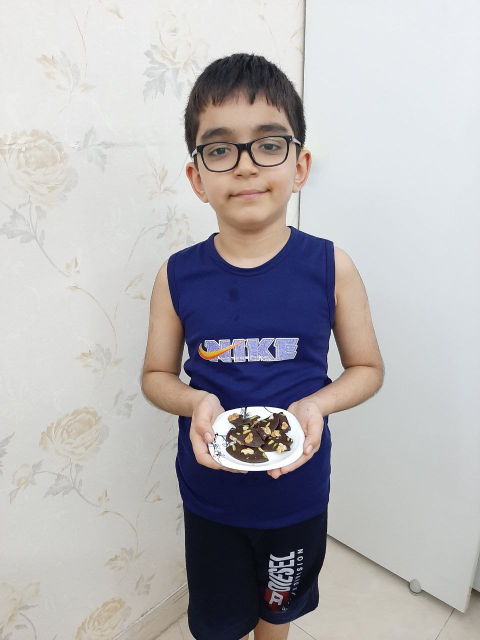
#> input picture HSV Color Space/input/ashkan.jpg, 960 x 1280 px (shown at 1/2 size)
$ jupyter execute change_clothes_color.ipynb
#> lines starting #> are read from the running program, lines starting #| are printed output that depends on the picture; after the words box and inside, x2 and y2 are one past the last pixel; in counts of white or black regions, pixels touching at a corner belong together
[cell 1]
import cv2
import numpy as np
import matplotlib.pyplot as plt

[cell 2]
img = cv2.imread('input/ashkan.jpg')
#> img is the input picture: shape (1280, 960, 3); mean B, G, R 179.3, 177, 179.1
img2 = cv2.cvtColor(img,cv2.COLOR_BGR2HSV)
#> img2: shape (1280, 960, 3); mean H, S, V 59.3, 36.8, 187.5

H, S, V = cv2.split(img2)
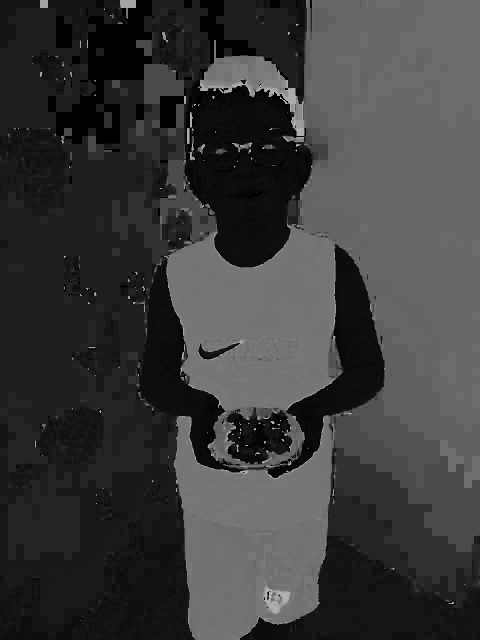
#> H: shape (1280, 960) (shown at 1/2 size); min 0, max 179, mean 59.3
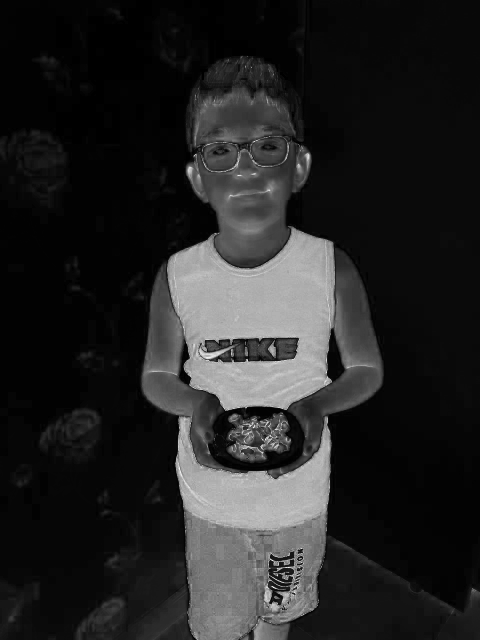
#> S: shape (1280, 960) (shown at 1/2 size); min 0, max 255, mean 36.8
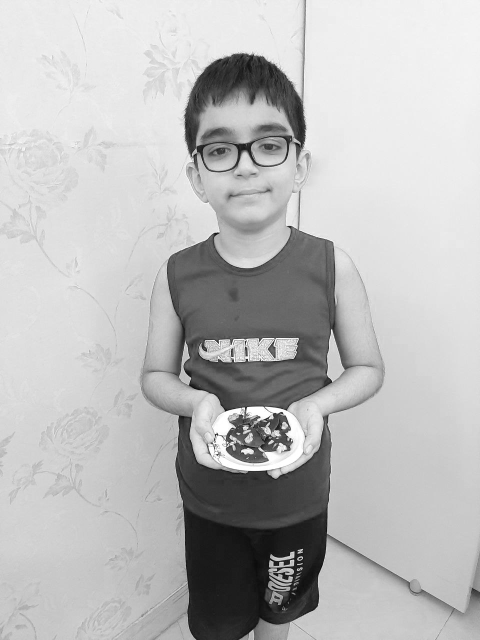
#> V: shape (1280, 960) (shown at 1/2 size); min 0, max 255, mean 187.5

for i in range(img2.shape[0]):
    for j in range(img2.shape[1]):
        if (H[i,j] < 270 or H[i,j] > 200) and S[i,j] > 140 :
            H[i,j] += 90
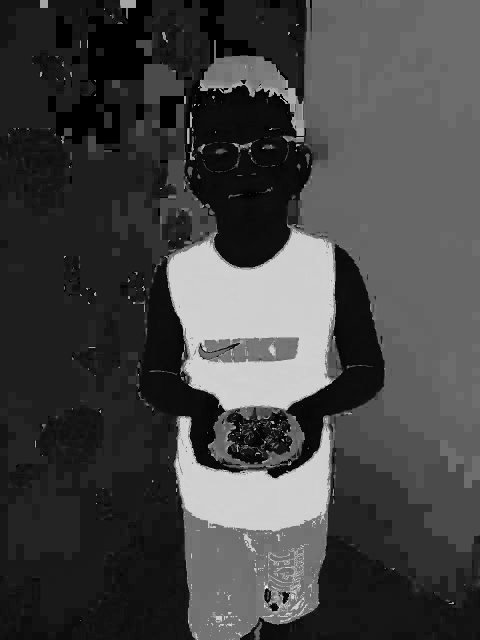
#> H: shape (1280, 960) (shown at 1/2 size); 10.14% of pixels changed, all inside (x1, y1, x2, y2) = (298, 112, 952, 1280)

img2 = cv2.merge((H,S,V))
#> img2: shape (1280, 960, 3); mean H, S, V 68.3, 36.8, 187.5
img2 = cv2.cvtColor(img2,cv2.COLOR_HSV2BGR)
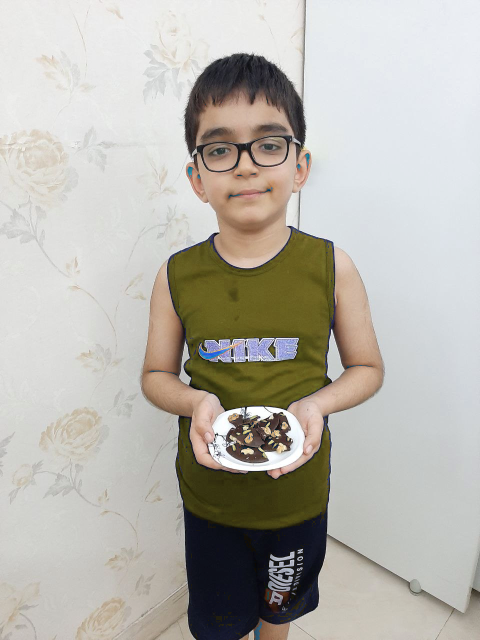
#> img2: shape (1280, 960, 3) (shown at 1/2 size); mean B, G, R 173.7, 181.2, 184.2
imgs = np.hstack((img,img2))
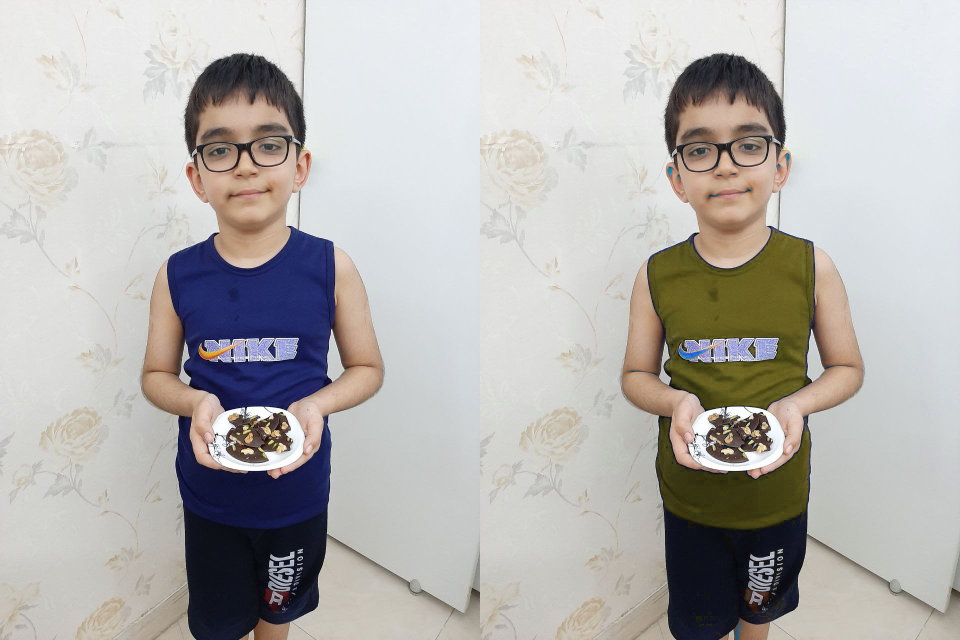
#> imgs: shape (1280, 1920, 3) (shown at 1/2 size); mean B, G, R 176.5, 179.1, 181.6
cv2.imwrite("output/clothes_color.png",imgs)
#> Out = True

$ run again, with HSV Color Space/input/pexels.jpg copied over HSV Color Space/input/ashkan.jpg
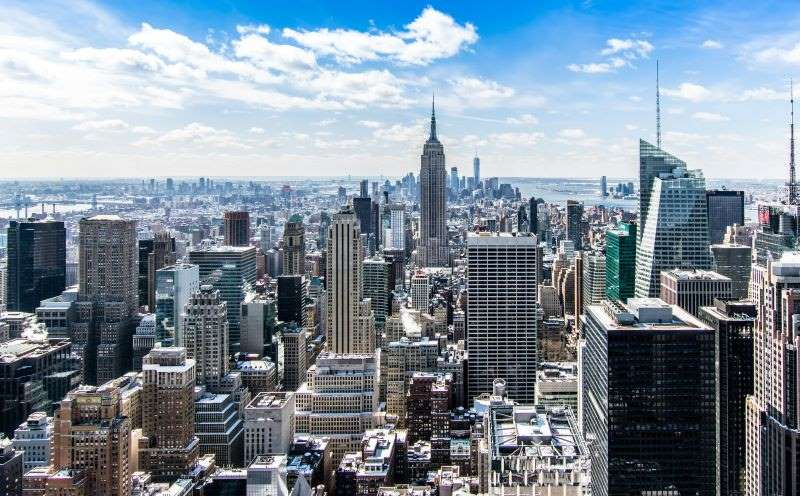
#> input picture HSV Color Space/input/pexels.jpg, 800 x 496 px
#> img is the input picture: shape (496, 800, 3); mean B, G, R 156, 142.4, 127.3
#> after the loop `for i in range(img2.shape[0]):`:
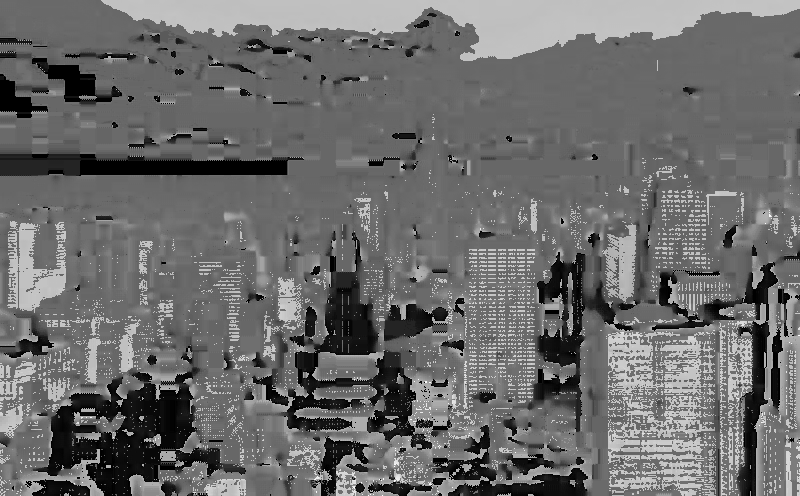
#> H: shape (496, 800); min 0, max 255, mean 107.4
#> `imgs = np.hstack((img,img2))`:
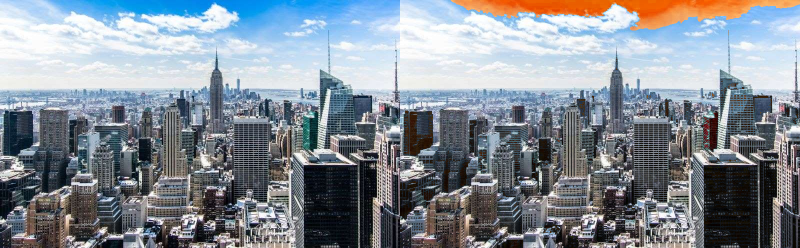
#> imgs: shape (496, 1600, 3) (shown at 1/2 size); mean B, G, R 150.1, 141.2, 133
#> Out = True
